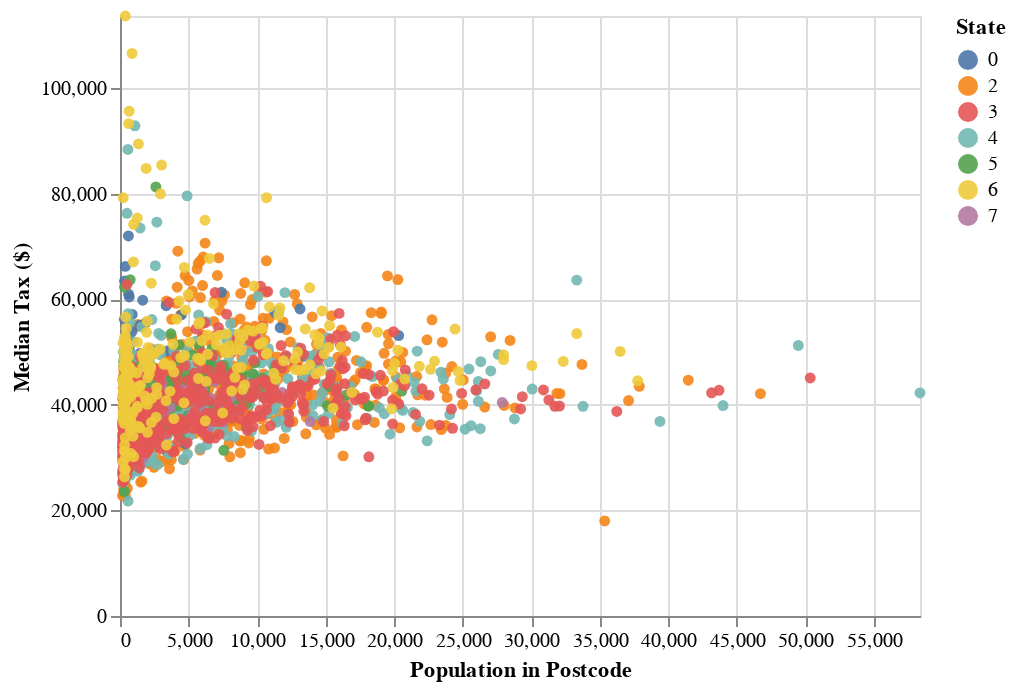

Notebook code cell kept with this figure:
### Code cell
medmax = ato2['Median'].max()
print(medmax)
popmax = ato2['Count'].max()
print(popmax)

xscale = alt.Scale(domain=[0,popmax])
yscale = alt.Scale(domain=[0,medmax])

c2 = alt.Chart(ato2).mark_circle(opacity=0.9).encode(
    x=alt.X('Count:Q', axis=alt.Axis(title='Population in Postcode'), scale=xscale),
    y=alt.Y('Median:Q', axis=alt.Axis(title='Median Tax ($)'), scale=yscale),
    color='State:N',
    tooltip='Postcode2')
c2

### Figure 1 — Vega-Lite specification as saved in the notebook (floating-point values rounded to 4 significant figures; data arrays with more than 128 entries replaced by an {"elided": "..."} marker saying what was removed)
{"$schema": "https://vega.github.io/schema/vega-lite/v2.4.3.json", "config": {"view": {"height": 300, "width": 400}}, "data": {"values": {"elided": "2203 records"}}, "encoding": {"color": {"field": "State", "type": "nominal"}, "tooltip": {"field": "Postcode2", "type": "quantitative"}, "x": {"axis": {"title": "Population in Postcode"}, "field": "Count", "scale": {"domain": [0, 58380]}, "type": "quantitative"}, "y": {"axis": {"title": "Median Tax ($)"}, "field": "Median", "scale": {"domain": [0, 113687]}, "type": "quantitative"}}, "mark": {"opacity": 0.9, "type": "circle"}}
